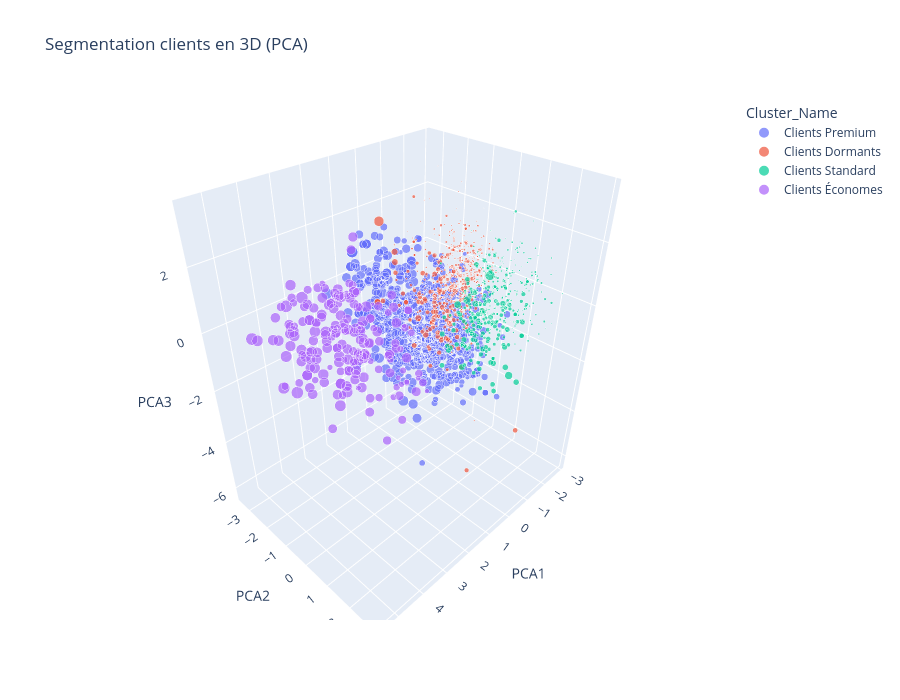

Notebook cell for this chart:
### Code cell
import pandas as pd
import numpy as np
import plotly.express as px
import plotly.graph_objects as go
from plotly.subplots import make_subplots
import seaborn as sns
import matplotlib.pyplot as plt
from sklearn.preprocessing import StandardScaler
from sklearn.decomposition import PCA

df = pd.read_csv('marketing_clustered.csv')

features = ['Income','Depense_Totale','Achat_Total',
            'Recency','Age','Nbr_Acceptation','Nbr_Enfant','Achat_Ligne']
X = df[features]
X_scaled = StandardScaler().fit_transform(X)

# ── PCA en 3 composantes ────────────────────────────────────
# n_components=3 : on garde 3 axes pour un scatter 3D.
# Plus on garde de composantes, plus on retient de variance.
pca = PCA(n_components=3, random_state=42)
X_pca = pca.fit_transform(X_scaled)

print(f'Variance expliquée par les 3 composantes :')
for i, v in enumerate(pca.explained_variance_ratio_):
    print(f'  PC{i+1} : {v*100:.1f}%')
print(f'  Total : {sum(pca.explained_variance_ratio_)*100:.1f}%')

# Ajout des coordonnées PCA au dataframe
df['PCA1'] = X_pca[:, 0]
df['PCA2'] = X_pca[:, 1]
df['PCA3'] = X_pca[:, 2]

# ── Scatter 3D interactif ───────────────────────────────────
# px.scatter_3d : graphique 3D rotatif interactif dans le navigateur.
# Chaque point = 1 client. Couleur = cluster. Taille = Total_Spent.
fig_3d = px.scatter_3d(
    df,
    x='PCA1', y='PCA2', z='PCA3',
    color='Cluster_Name',
    size='Depense_Totale',
    hover_data=['Income', 'Age', 'Nbr_Acceptation'],
    title='Segmentation clients en 3D (PCA)',
    opacity=0.7
)
fig_3d.update_layout(height=700)
fig_3d.show()

### Figure 1 — Plotly figure (JSON) as saved in the notebook; plotly's stock layout.template omitted (floating-point values rounded to 4 significant figures; data arrays with more than 128 entries replaced by an {"elided": "..."} marker saying what was removed)
{"data": [{"customdata": {"elided": "657x3 float values"}, "hovertemplate": "Cluster_Name=Clients Premium<br>PCA1=%{x}<br>PCA2=%{y}<br>PCA3=%{z}<br>Depense_Totale=%{marker.size}<br>Income=%{customdata[0]}<br>Age=%{customdata[1]}<br>Nbr_Acceptation=%{customdata[2]}<extra></extra>", "legendgroup": "Clients Premium", "marker": {"color": "#636efa", "opacity": 0.7, "size": {"elided": "657 int values"}, "sizemode": "area", "sizeref": 6.312, "symbol": "circle"}, "mode": "markers", "name": "Clients Premium", "scene": "scene", "showlegend": true, "type": "scatter3d", "x": {"elided": "657 float values"}, "y": {"elided": "657 float values"}, "z": {"elided": "657 float values"}}, {"customdata": {"elided": "632x3 float values"}, "hovertemplate": "Cluster_Name=Clients Dormants<br>PCA1=%{x}<br>PCA2=%{y}<br>PCA3=%{z}<br>Depense_Totale=%{marker.size}<br>Income=%{customdata[0]}<br>Age=%{customdata[1]}<br>Nbr_Acceptation=%{customdata[2]}<extra></extra>", "legendgroup": "Clients Dormants", "marker": {"color": "#EF553B", "opacity": 0.7, "size": {"elided": "632 int values"}, "sizemode": "area", "sizeref": 6.312, "symbol": "circle"}, "mode": "markers", "name": "Clients Dormants", "scene": "scene", "showlegend": true, "type": "scatter3d", "x": {"elided": "632 float values"}, "y": {"elided": "632 float values"}, "z": {"elided": "632 float values"}}, {"customdata": {"elided": "437x3 float values"}, "hovertemplate": "Cluster_Name=Clients Standard<br>PCA1=%{x}<br>PCA2=%{y}<br>PCA3=%{z}<br>Depense_Totale=%{marker.size}<br>Income=%{customdata[0]}<br>Age=%{customdata[1]}<br>Nbr_Acceptation=%{customdata[2]}<extra></extra>", "legendgroup": "Clients Standard", "marker": {"color": "#00cc96", "opacity": 0.7, "size": {"elided": "437 int values"}, "sizemode": "area", "sizeref": 6.312, "symbol": "circle"}, "mode": "markers", "name": "Clients Standard", "scene": "scene", "showlegend": true, "type": "scatter3d", "x": {"elided": "437 float values"}, "y": {"elided": "437 float values"}, "z": {"elided": "437 float values"}}, {"customdata": {"elided": "194x3 float values"}, "hovertemplate": "Cluster_Name=Clients Économes<br>PCA1=%{x}<br>PCA2=%{y}<br>PCA3=%{z}<br>Depense_Totale=%{marker.size}<br>Income=%{customdata[0]}<br>Age=%{customdata[1]}<br>Nbr_Acceptation=%{customdata[2]}<extra></extra>", "legendgroup": "Clients Économes", "marker": {"color": "#ab63fa", "opacity": 0.7, "size": {"elided": "194 int values"}, "sizemode": "area", "sizeref": 6.312, "symbol": "circle"}, "mode": "markers", "name": "Clients Économes", "scene": "scene", "showlegend": true, "type": "scatter3d", "x": {"elided": "194 float values"}, "y": {"elided": "194 float values"}, "z": {"elided": "194 float values"}}], "layout": {"height": 700, "legend": {"itemsizing": "constant", "title": {"text": "Cluster_Name"}, "tracegroupgap": 0}, "scene": {"domain": {"x": [0, 1], "y": [0, 1]}, "xaxis": {"title": {"text": "PCA1"}}, "yaxis": {"title": {"text": "PCA2"}}, "zaxis": {"title": {"text": "PCA3"}}}, "title": {"text": "Segmentation clients en 3D (PCA)"}}}
